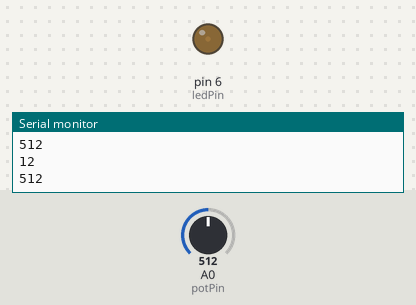
The sketch below on a simulated Arduino Uno, built with avr-gcc and run on an emulated ATmega328P. Parts: output pins drawn as LEDs (lit = HIGH), the last lines printed to the serial monitor. Inputs (shaded band) come from the test bench; at power-on: A0 (potPin) = 512.

Above: at 1.3 s.
1.4 s: A0 (potPin) set to 122
At 3.19 s:
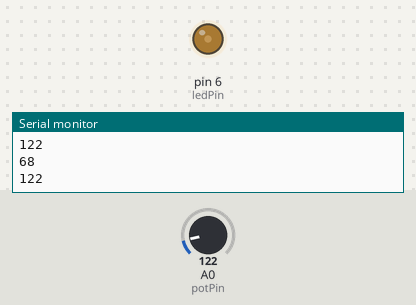
4.5 s: A0 (potPin) set to 0
At 5.54 s:
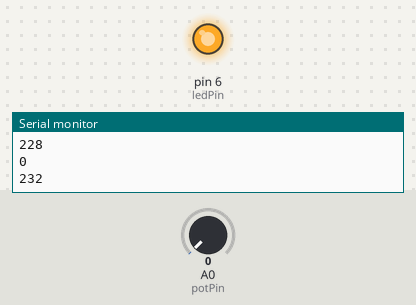
7.6 s: A0 (potPin) set to 306
10.7 s: A0 (potPin) set to 511
At 13.4 s:
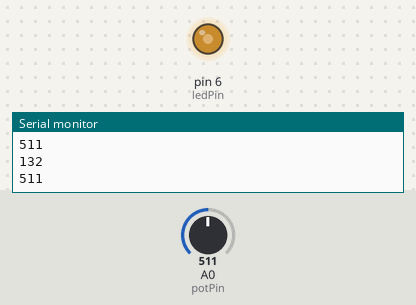
Timing chart, 0 to 30.3 s (numbered marks = the images above; inputs shaded):
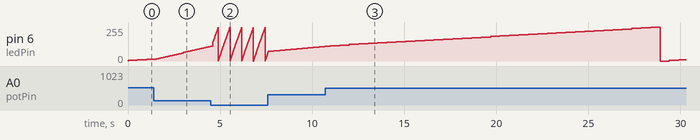

The sketch:

2.1-analog-lysstyring.ino
```cpp
int ledPin = 6;
int potPin = A0;

int ledVal = 0;
int potVal = 0;

void setup() {
  pinMode(ledPin, OUTPUT);
  pinMode(potPin, INPUT);

  Serial.begin(9600);
}

void loop() {
  potVal = analogRead(potPin);

  ledVal = ledVal + 4;

  if(ledVal > 255) {
    ledVal = 0;
  }

  Serial.println(ledVal);
  Serial.println(potVal);
  Serial.println();

  analogWrite(ledPin, ledVal);
  delay(potVal);
}
```
